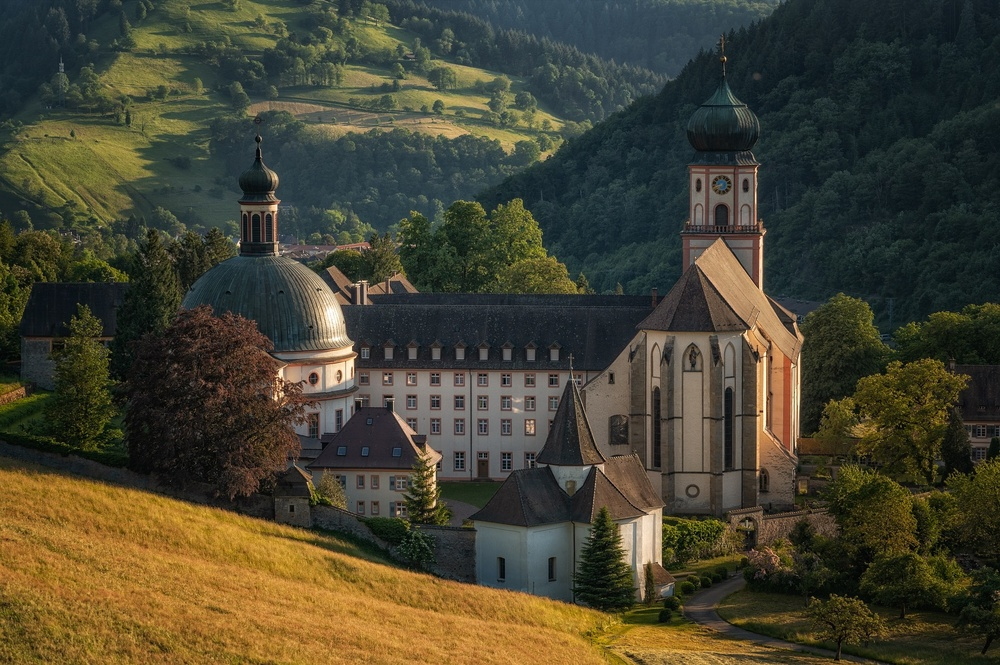
#> input picture assets/castle.jpg, 1000 x 665 px, shrunk from 1920 x 1277 before the run
$ python sharpening_mask.py
#> lines starting #> are read from the running program, lines starting #| are printed output that depends on the picture
import cv2
import numpy as np
import matplotlib.pyplot as plt

# Load the image
image = cv2.imread("../assets/castle.jpg")
#> image is the input picture: shape (665, 1000, 3); mean B, G, R 49.8, 67.6, 70.8

# Convert the image to grayscale (since sharpening works on single channels)
gray_image = cv2.cvtColor(image, cv2.COLOR_BGR2GRAY)
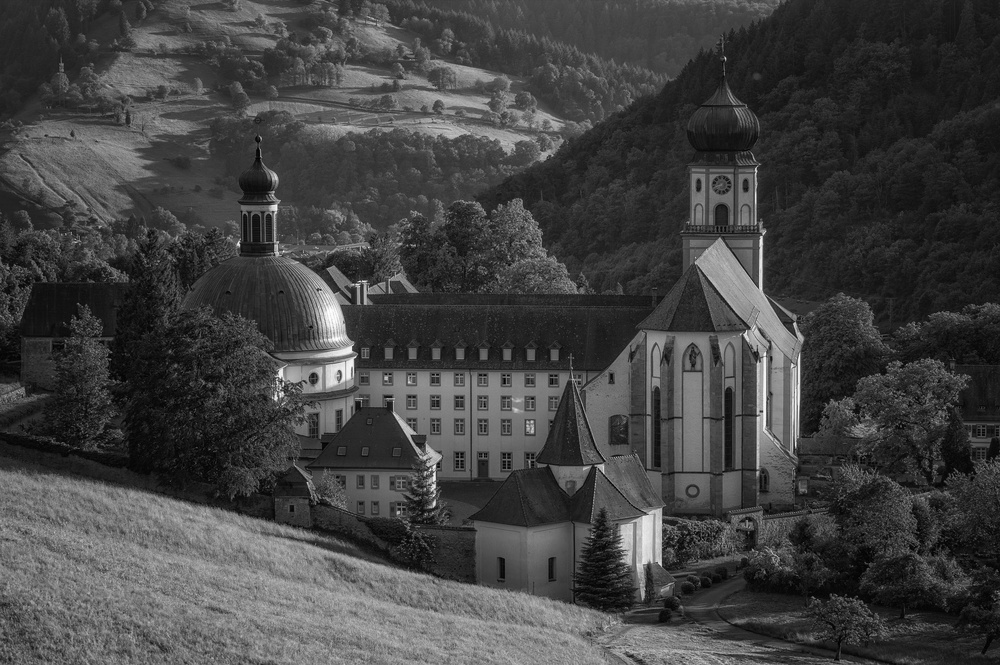
#> gray_image: shape (665, 1000); min 0, max 254, mean 66.5

# Sharpening mask for 4 neighbouring pixels (vertical and horizontal neighbors)
mask_4_neighbors = np.array([[0, -1, 0],
                             [-1, 5, -1],
                             [0, -1, 0]])

# Sharpening mask for diagonal pixels
mask_diagonal = np.array([[-1, 0, -1],
                          [0, 5, 0],
                          [-1, 0, -1]])

# Sharpening mask for all 8 neighboring pixels
mask_all_neighbors = np.array([[-1, -1, -1],
                               [-1,  9, -1],
                               [-1, -1, -1]])

# Apply the filters to the grayscale image
sharpened_4_neighbors = cv2.filter2D(gray_image, -1, mask_4_neighbors)
sharpened_diagonal = cv2.filter2D(gray_image, -1, mask_diagonal)
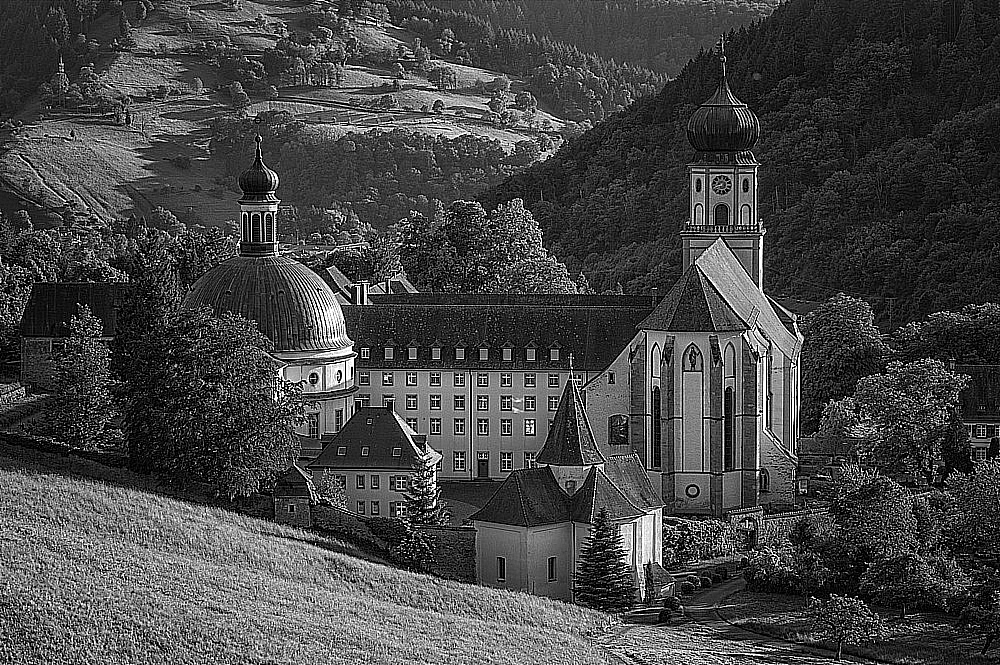
#> sharpened_diagonal: shape (665, 1000); min 0, max 255, mean 69.9
sharpened_all_neighbors = cv2.filter2D(gray_image, -1, mask_all_neighbors)

# Create a figure to display the images
plt.figure(figsize=(12, 12))

# Original Image
plt.subplot(2, 2, 1)
plt.imshow(gray_image, cmap='gray')
plt.title('Original Image')
plt.axis('off')

# Full 8 neighbor sharpening (All pixels)
plt.subplot(2, 2, 2)
plt.imshow(sharpened_all_neighbors, cmap='gray')
plt.title('Full 8 Neighbors Sharpened')
plt.axis('off')

# 4 Neighboring pixel sharpening (Vertical & Horizontal)
plt.subplot(2, 2, 3)
plt.imshow(sharpened_4_neighbors, cmap='gray')
plt.title('4 Neighbors Sharpened')
plt.axis('off')

# Diagonal pixel sharpening
plt.subplot(2, 2, 4)
plt.imshow(sharpened_diagonal, cmap='gray')
plt.title('Diagonal Neighbors Sharpened')
plt.axis('off')

# Show the plot
plt.tight_layout()
plt.show()
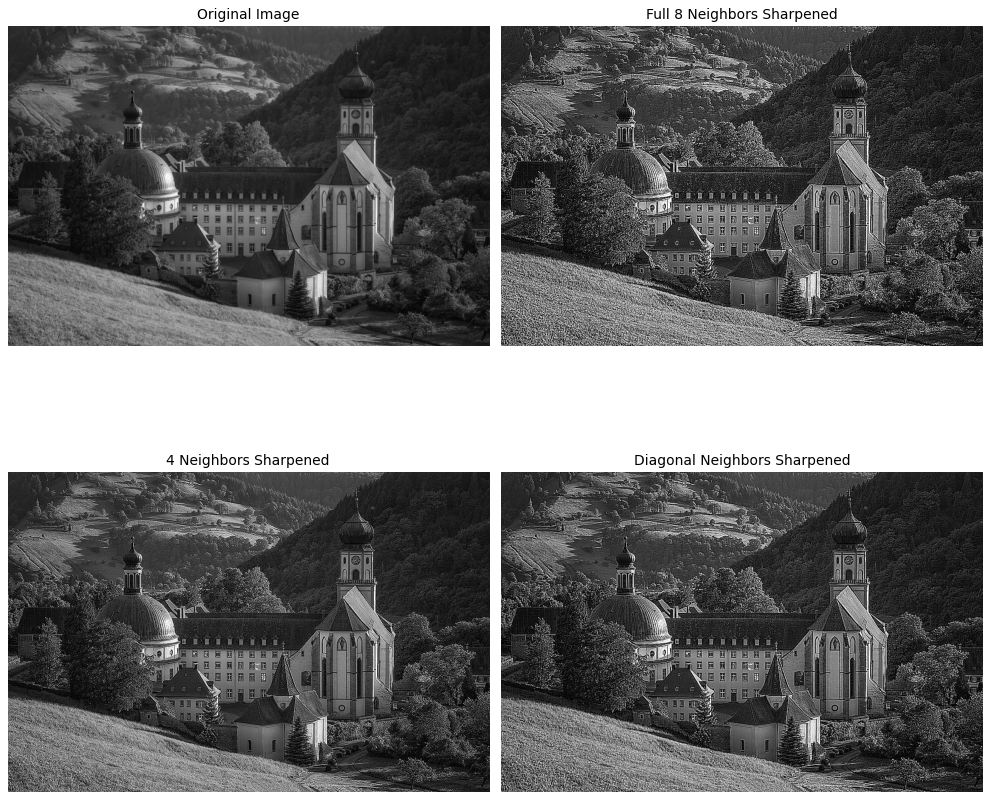
#> figure drawn by matplotlib, 4 panels

$ run again, with assets/dessert.jpg copied over assets/castle.jpg
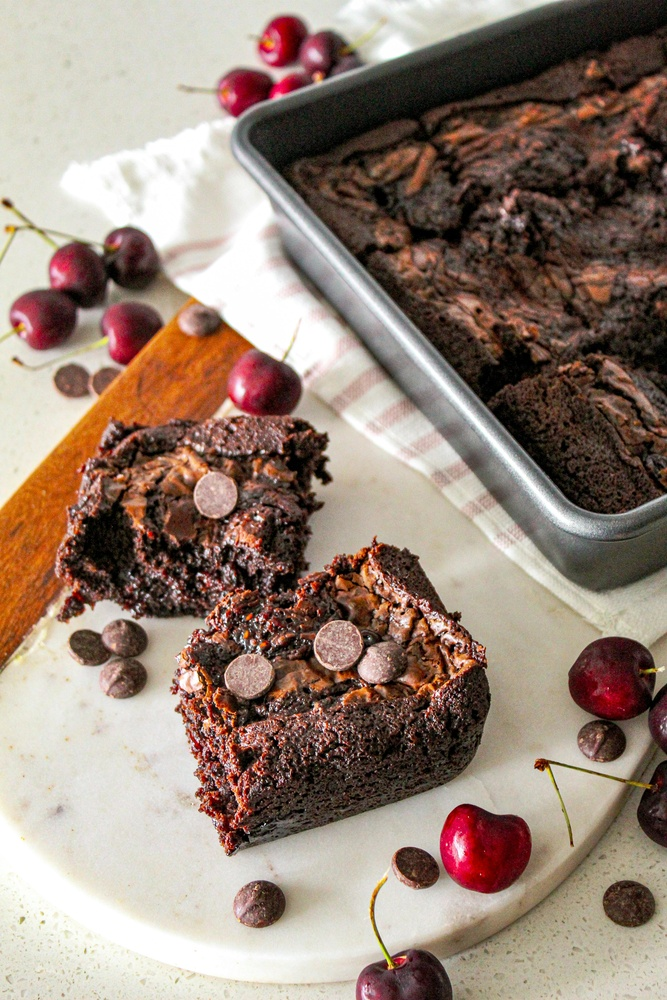
#> input picture assets/dessert.jpg, 667 x 1000 px, shrunk from 3456 x 5184 before the run
#> image is the input picture: shape (1000, 667, 3); mean B, G, R 118.3, 130.8, 150.2
#> `sharpened_diagonal = cv2.filter2D(gray_image, -1, mask_diagonal)`:
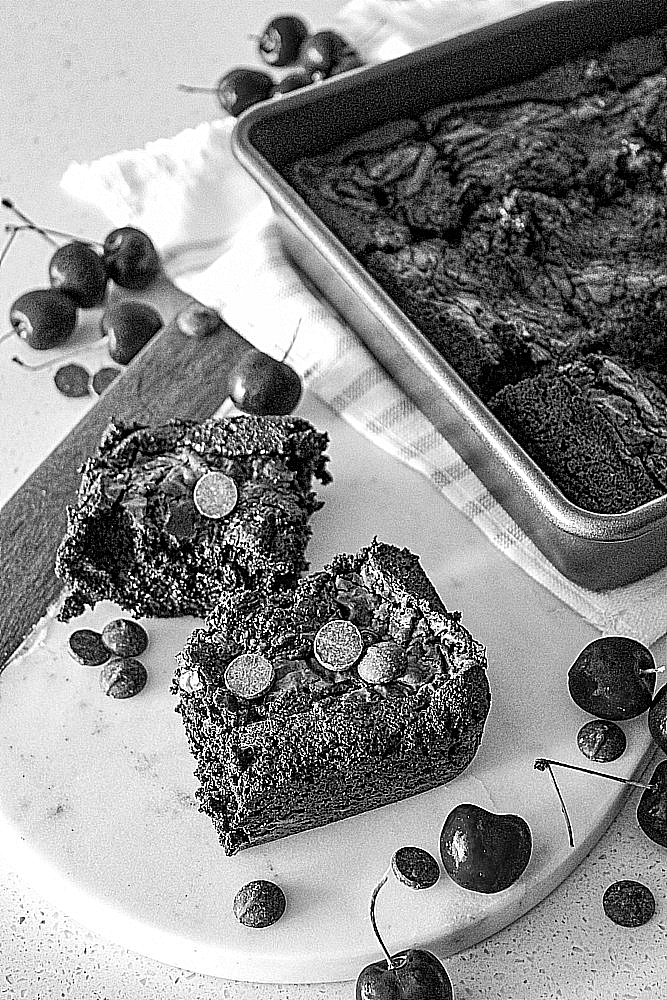
#> sharpened_diagonal: shape (1000, 667); min 0, max 255, mean 136.8
#> `plt.show()`:
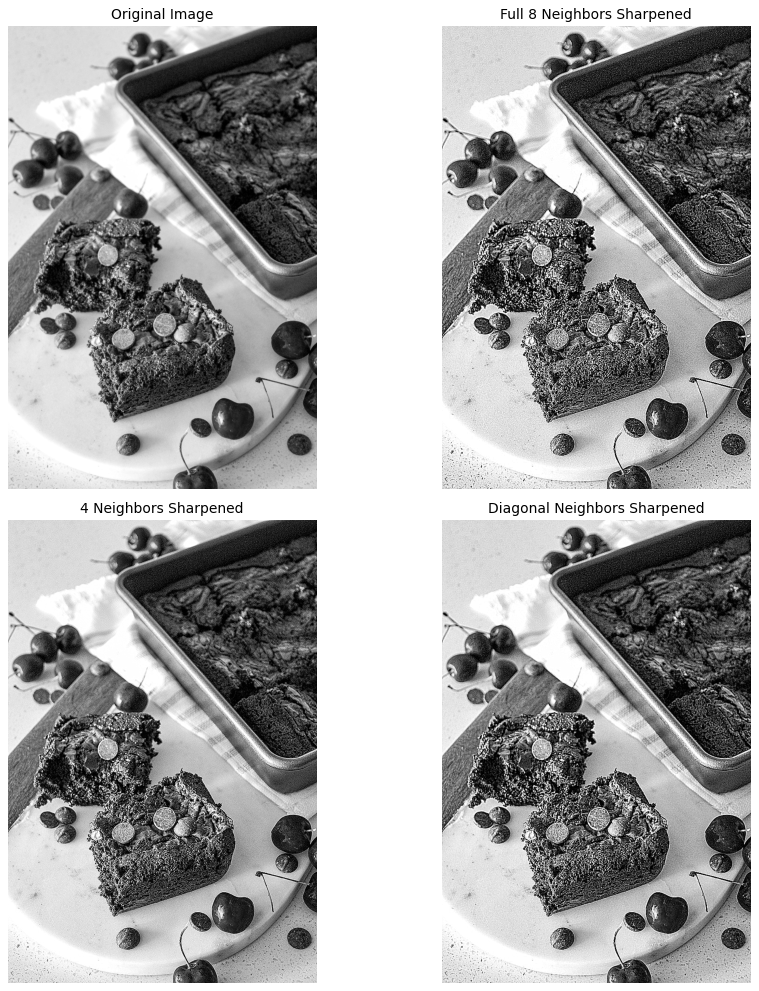
#> figure drawn by matplotlib, 4 panels

$ run again, with assets/dish1.jpg copied over assets/castle.jpg
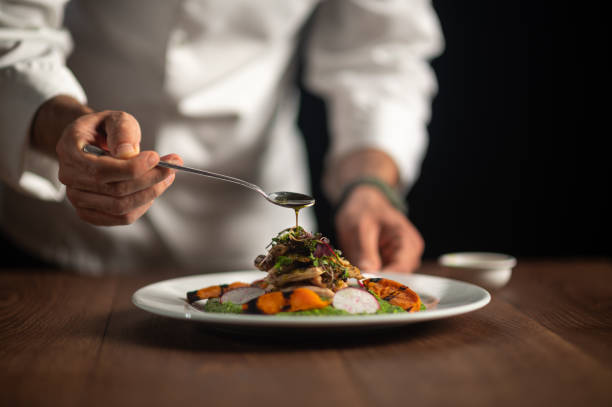
#> input picture assets/dish1.jpg, 612 x 407 px
#> image is the input picture: shape (407, 612, 3); mean B, G, R 69.7, 79.4, 94.5
#> `sharpened_diagonal = cv2.filter2D(gray_image, -1, mask_diagonal)`:
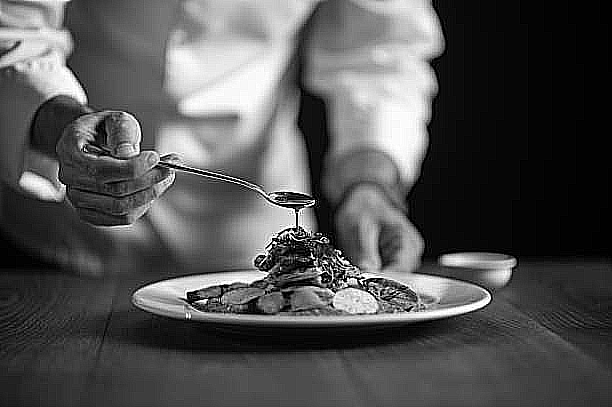
#> sharpened_diagonal: shape (407, 612); min 0, max 255, mean 83
#> `plt.show()`:
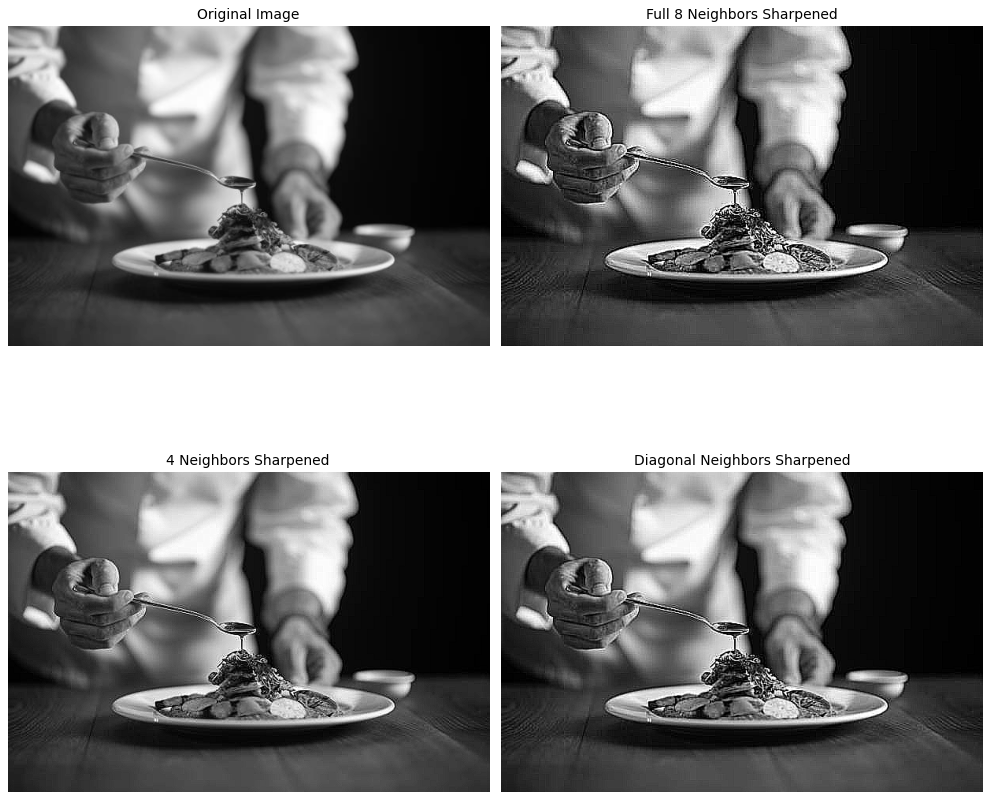
#> figure drawn by matplotlib, 4 panels
